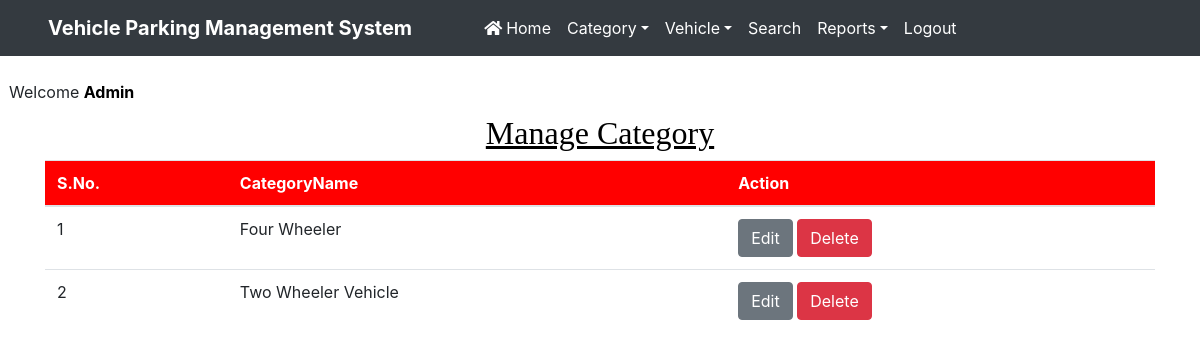
The app's page /manage_category (signed in) with its own data.
### vehicle/models.py (models this page shows, shortened)
class Category(models.Model):
    categoryname = models.CharField(max_length=50)

### vehicle/views.py (the view)
# urls.py: path('manage_category',manage_category,name='manage_category'),
def manage_category(request):
    if not request.user.is_authenticated:
        return redirect('admin_login')
    category = Category.objects.all()
    d = {'category':category}
    return render(request, 'manage_category.html', d)

### vehicle/templates/manage_category.html (shortened to what this page needs)
{% load static %}
<html>
<head>
{% include 'headeradmin.html' %}
  <link rel = stylesheet href="https://cdn.datatables.net/1.10.20/css/jquery.dataTables.min.css">
<link rel = stylesheet href="https://cdn.datatables.net/buttons/1.6.1/css/buttons.dataTables.min.css">
</head>
<body>
{% include 'nav2admin.html' %}
<br> &nbsp;&nbsp;Welcome <b style = 'text-transform : capitalize ; color : black'>{{request.user.username}}</b>
<div class="container" style = "margin-top:10px">
<h2 class="text-center" style = "font-family : Times New Roman ; color : black"><u>Manage Category</u></h2>
<table class='table table-hover' id = "example">
<thead style = 'background-color : red ; color : white'>
<tr>
<th>S.No.</th>
<th>CategoryName</th>
<th>Action</th>
</tr>
</thead>
<tbody>
 {% for i in category %}
<tr>
<td>{{forloop.counter}}</td>
 <td>{{i.categoryname}}</td>
<td><a href = "{% url 'edit_category' i.id %}" class='btn btn-secondary' title="Edit Category">Edit</a>
<a href = "{% url 'delete_category' i.id %}" title="Delete Category" class='btn btn-danger'>Delete</a></td>
</tr>
{% endfor %}
</tbody>
</table>
</div>
</body>
</html>

### vehicle/static/css/mystyle.css (style rules this page uses)
html { scroll-behavior:smooth; }

### records on screen
Category: categoryname "Four Wheeler"
Category: categoryname "Two Wheeler Vehicle"

### other values on screen
{{ request.user.username }} "Admin"
